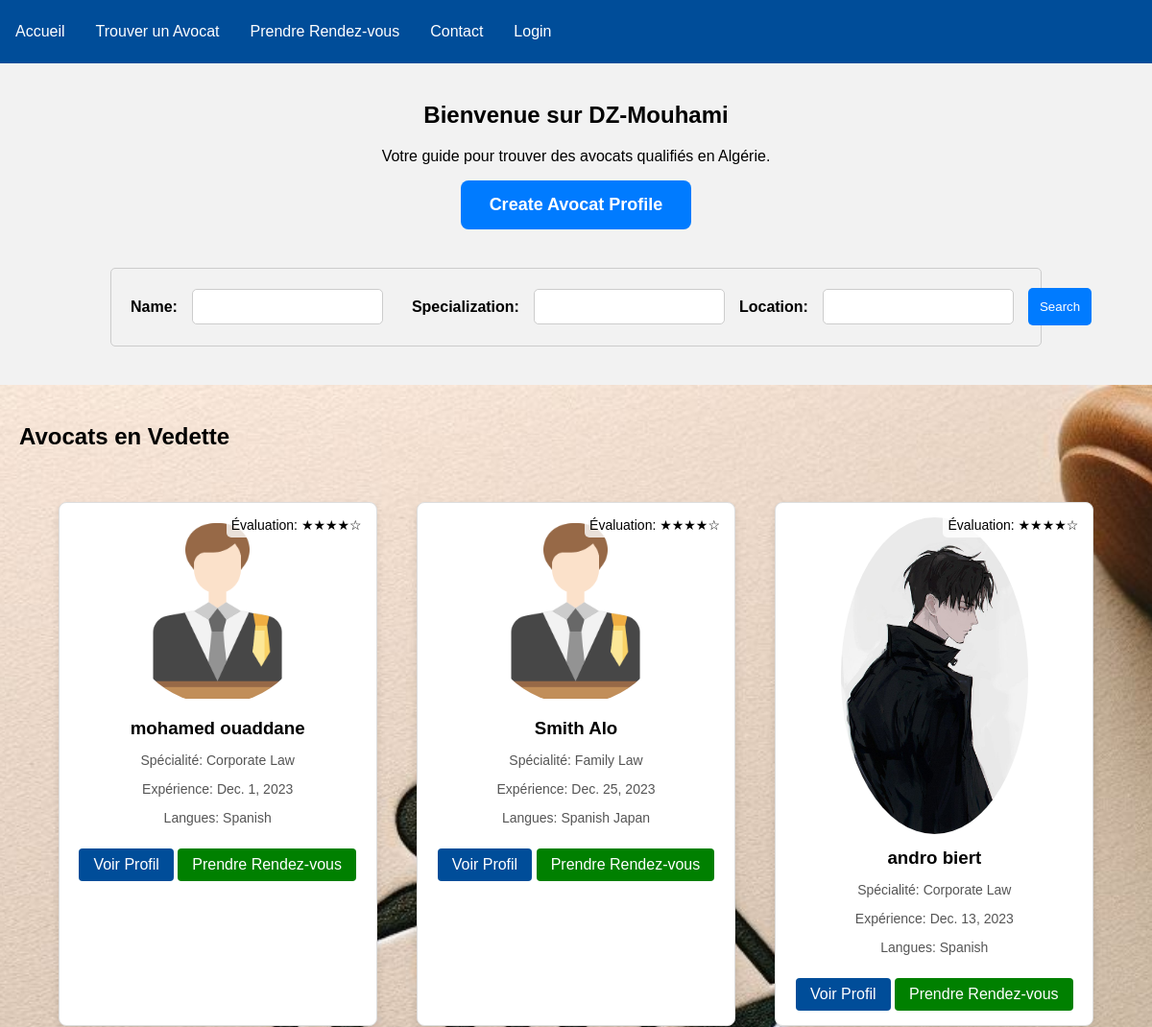
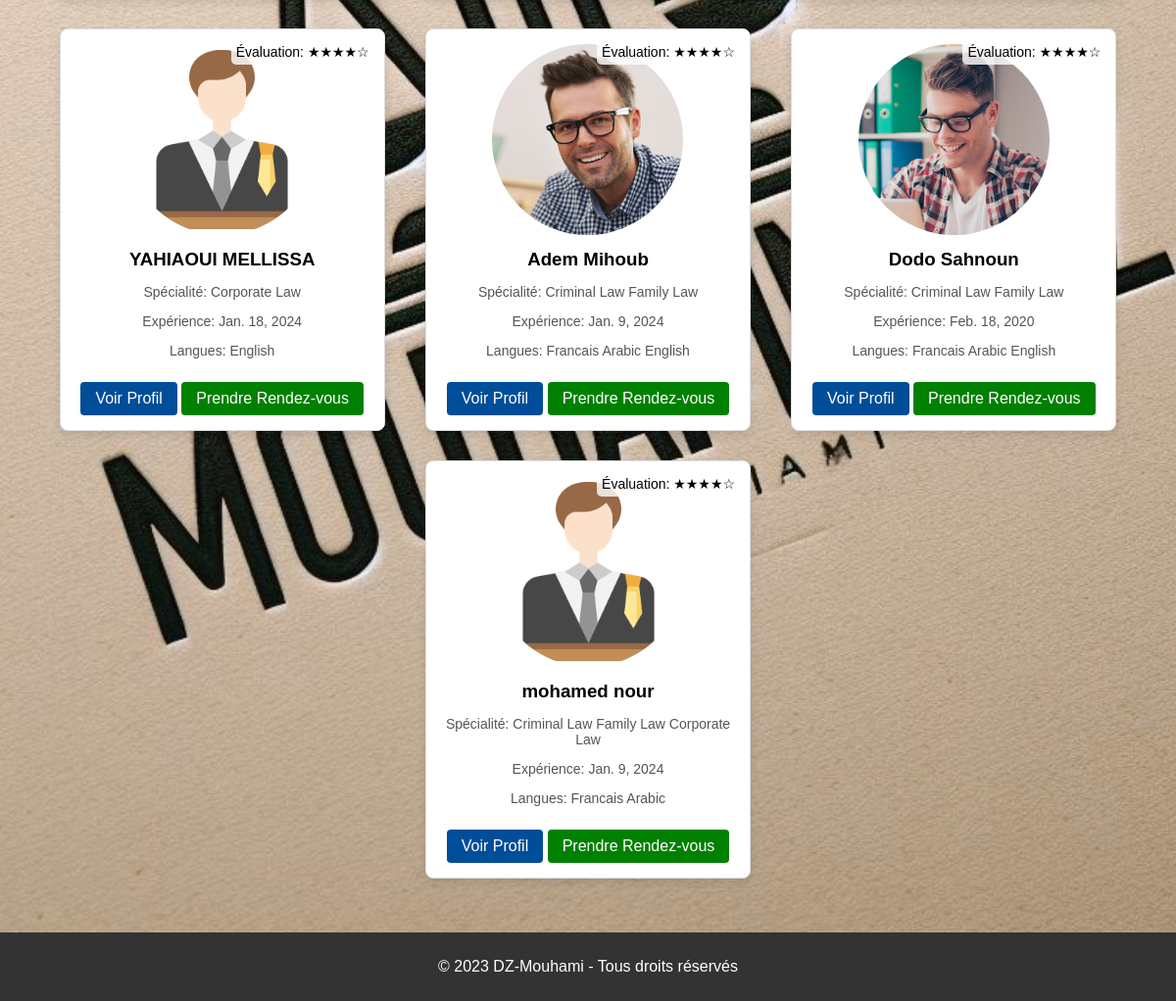
The page / on the database its author committed (2 pictures, top to bottom).
### avocat/models.py (models this page shows, shortened)
class Avocat(models.Model):
    user = models.OneToOneField(User, on_delete=models.CASCADE)
    firstName = models.CharField(max_length=100)
    lastName = models.CharField(max_length=100)
    adresse = models.CharField(max_length=100)
    mapsAdr = models.CharField(null=True,default='',max_length=1000)
    coordonnees = models.ForeignKey(Coordonnees, on_delete=models.CASCADE , null=True)
    experienceWork = models.DateField(null=True)
    specialitees = models.ManyToManyField(Specialite, through='AvocatSpecialitePrice', related_name='avocats', blank=True,null=True)
    langues = models.ManyToManyField(Langues, blank=True , null=True)
    dateWork = models.CharField(null=True, default='all the days',max_length=200)
    timeWorkStart = models.TimeField(null=True)
    timeWorkEnd = models.TimeField(null=True)
    evaluationStar = models.IntegerField(null=True , default=0)
    photo = models.ImageField( null=True, blank=True , default='avatar.png')  # Add this line for the photo
    class Meta:
        db_table = 'avocat'

class Specialite(models.Model):
    title = models.CharField(max_length=200)
    description = models.TextField(blank=True, null=True)
    class Meta:
        db_table = 'specialite'

class Langues(models.Model):
    langue = models.CharField(max_length = 100)
    class Meta:
        db_table = 'langues'

### avocat/views.py (the view)
# urls.py: path('',views.home,name="home"),
def home(request):
    name = request.GET.get('name', '')
    specialite = request.GET.get('specialite', '')
    location = request.GET.get('location', '')
    avocats_query = Q()
    name_parts = name.split()
    if name:
        for part in name_parts:
            avocats_query |= Q(firstName__icontains=part) | Q(lastName__icontains=part)
    if name:
        avocats_query |= Q(firstName__icontains=name) | Q(lastName__icontains=name)
    if specialite:
        avocats_query &= Q(specialitees__title__icontains=specialite)
    if location:
        avocats_query &= Q(adresse__icontains=location)
    avocats = Avocat.objects.filter(avocats_query).distinct()
    if request.user.is_authenticated:
        existing_avocat = Avocat.objects.filter(user=request.user).first()  # Use .first() to get a single instance
        rv_count = RendezVous.objects.filter(avocat=existing_avocat).exclude(statut="rejecting").count()
    else:
        existing_avocat = None
        rv_count = 0
    context = {'avocats': avocats, "existing_avocat":existing_avocat ,'rv_count' :rv_count }
    return render(request, "avocat/home.html", context)

### avocat/templates/avocat/home.html (shortened to what this page needs)
{%extends 'main.html' %}
{%block content %}
    <section class="welcome-section">
        <h1>Bienvenue sur DZ-Mouhami</h1>
        <p>Votre guide pour trouver des avocats qualifiés en Algérie.</p>
        <div style="margin-bottom: 15px; text-align: center;">
            {%if existing_avocat  %}
            <a href="{% url 'profile' user.avocat.id %} "  class="btn-head" >
                My Avocat Profile
            </a>
            <a href="{% url 'ListRendezVous' user.avocat.id %} " class="btn-head">
                Mes Demande Rendez vous ({{rv_count}})
            </a>
          {% else %}
          <a href="{% url 'createAvovatProfile' %}"  class="btn-head">
            Create Avocat Profile
         </a>
          {%endif%}
      </div>
         <form action="{% url 'home' %}" method="get" style=" text-align: center;">
          <div style="display: flex; gap: 15px; justify-content: center; flex-direction:row;">
              <div style="display: flex; gap: 15px; align-items: center;">
                  <label for="name" style="font-weight: bold;">Name:</label>
                  <input type="text" id="name" name="name" value="{{ request.GET.name }}" style="padding: 10px; border: 1px solid #ccc; border-radius: 5px;">
              </div>
              <div style="display: flex; gap: 15px; align-items: center;">
                  <label for="specialite" style="font-weight: bold;">Specialization:</label>
                  <input type="text" id="specialite" name="specialite" value="{{ request.GET.specialite }}" style="padding: 10px; border: 1px solid #ccc; border-radius: 5px;">
              </div>
              <div style="display: flex; gap: 15px; align-items: center;">
                  <label for="location" style="font-weight: bold;">Location:</label>
                  <input type="text" id="location" name="location" value="{{ request.GET.location }}" style="padding: 10px; border: 1px solid #ccc; border-radius: 5px;">
              </div>
              <div style="width: 20%; text-align: center;">
                  <button type="submit" style="padding: 12px; background-color: #007bff; color: #fff; border: none; border-radius: 5px; cursor: pointer;">Search</button>
              </div>
          </div>
      </form>
    </section>
    <section class="lawyer-profiles">
        <h2>Avocats en Vedette</h2>
        {%if avocats.count == 0 %}
        <h2>No avocats found</h2>
        {%else%}
        <div class="profiles-container">
                {%for avocat in avocats%}
                <div class="profile-card">
                    <img src="{{avocat.photo.url}}" alt="{{avocat.firstName}}">
                    <h3>{{avocat.firstName}} {{avocat.lastName}}</h3>
                    <p>Spécialité: {%for spec in avocat.specialitees.all %} {{spec.title}} {%endfor%} </p>
                    <p>Expérience: {{avocat.experienceWork}}</p>
                    <p>Langues: {%for langue in avocat.langues.all %} {{langue.langue}} {%endfor%} </p>
                    <div class="rating">
                        <span>Évaluation: ★★★★☆</span>
                    </div>
                    <a href="{% url 'profile' avocat.id %}" class="profile-link">Voir Profil</a>
                    <a href="{%url 'prendreRendezVous' avocat.id %}" class="appointment-link">Prendre Rendez-vous</a>
                </div>
                {%endfor%}
        </div>
        {%endif%}
    </section>
{%endblock content %}

### static/css/style.css (style rules this page uses)
body { font-family: Arial, sans-serif; margin: 0; padding: 0; box-sizing: border-box; height: 15vh; }
.welcome-section { background-color: #f2f2f2; padding: 20px; text-align: center; }
.lawyer-profiles { background-color: white; background-image: url("../images/logo.jpg.jpg"); background-attachment:scroll; background-repeat: no-repeat; background-position: bottom ; background-size: cover; backface-visibility: 5% ; padding: 20px; }
.profiles-container { display: flex; flex-wrap: wrap; justify-content: space-around; padding: 20px; }
.profile-card { background-color: #fff; border: 1px solid #ddd; border-radius: 8px; padding: 15px; margin: 15px; text-align: center; width: 300px; box-shadow: 0px 4px 8px rgba(0, 0, 0, 0.1); }
.profile-card img { width: 65%; height: auto; border-radius: 50%; }
.profile-card h3 { margin: 10px 0; }
.profile-card p { font-size: 14px; color: #555; }
.profile-link, .appointment-link { display: inline-block; margin-top: 10px; padding: 8px 15px; border-radius: 4px; text-decoration: none; color: white; background-color: #004d99; }
.appointment-link { background-color: #008000; }
.profile-card { position: relative; }
.profile-card .rating { position: absolute; top: 10px; right: 10px; background-color: rgba(255, 255, 255, 0.8); padding: 5px; border-radius: 5px; font-size: 14px; }

### avocat/templates/avocat/home.html (style rules this page uses)
.btn-head { display: inline-block; padding: 15px 30px; background-color: #007bff; color: #fff; text-decoration: none; font-size: 18px; font-weight: bold; border-radius: 8px; transition: background-color 0.3s ease; }
form { width: 80%; margin: 40px auto 20px auto ; padding: 20px; border: 1px solid #ccc; border-radius: 5px; display: flex; flex-direction: row; }

### rows shown on the page
Avocat: photo (picture), firstName "mohamed", lastName "ouaddane", experienceWork "Dec. 1, 2023"
Specialite: title "Corporate Law"
Langues: langue "Spanish"
Avocat: photo (placeholder picture), firstName "Smith", lastName "Alo", experienceWork "Dec. 25, 2023"
Specialite: title "Family Law"
Langues: langue "Japan"
Avocat: photo (picture), firstName "andro", lastName "biert", experienceWork "Dec. 13, 2023"
Avocat: photo (placeholder picture), firstName "YAHIAOUI", lastName "MELLISSA", experienceWork "Jan. 18, 2024"
Langues: langue "English"
Avocat: photo (picture), firstName "Adem", lastName "Mihoub", experienceWork "Jan. 9, 2024"
Specialite: title "Criminal Law"
Langues: langue "Francais"
Langues: langue "Arabic"
Avocat: photo (picture), firstName "Dodo", lastName "Sahnoun", experienceWork "Feb. 18, 2020"
Avocat: photo (placeholder picture), firstName "mohamed", lastName "nour", experienceWork "Jan. 9, 2024"
